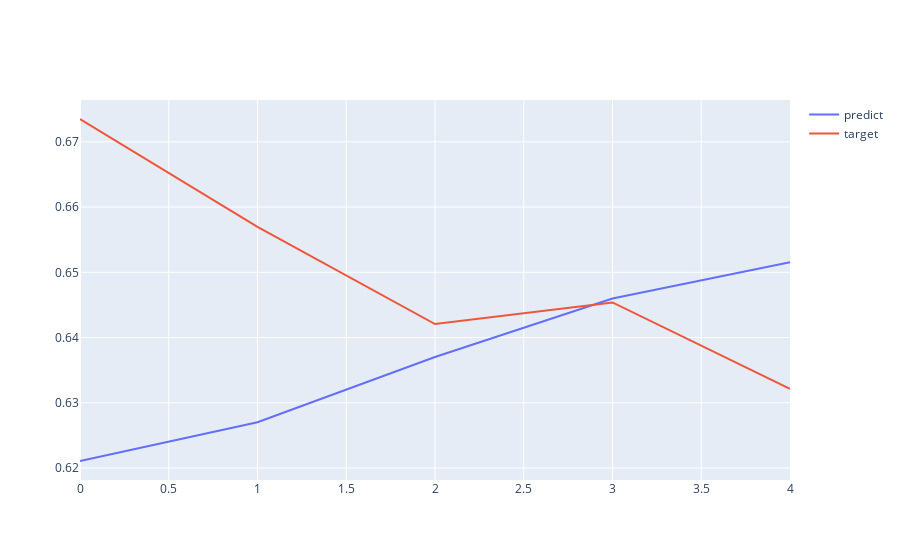

This figure's notebook cell:
### Code cell
import plotly.graph_objs as go
import plotly.offline as py
import numpy as np
show_index = 1420
trace0 = go.Scatter(
    # x = np.linspace(0, 1, 30),
    y = predicts[0][show_index].numpy(),
    mode = "lines",
    name = "predict"
)
trace1 = go.Scatter(
    # x = np.linspace(0, 1, 30),
    y = targets[0][show_index].numpy(),
    mode = "lines",
    name = "target"
)
data = [trace0, trace1]
py.iplot(data)

### Figure 1 — Plotly figure (JSON) as saved in the notebook; plotly's stock layout.template omitted (floating-point values rounded to 4 significant figures)
{"data": [{"mode": "lines", "name": "predict", "y": [0.6211, 0.627, 0.637, 0.646, 0.6516], "type": "scatter"}, {"mode": "lines", "name": "target", "y": [0.6735, 0.657, 0.6421, 0.6454, 0.6321], "type": "scatter"}], "layout": {}}
